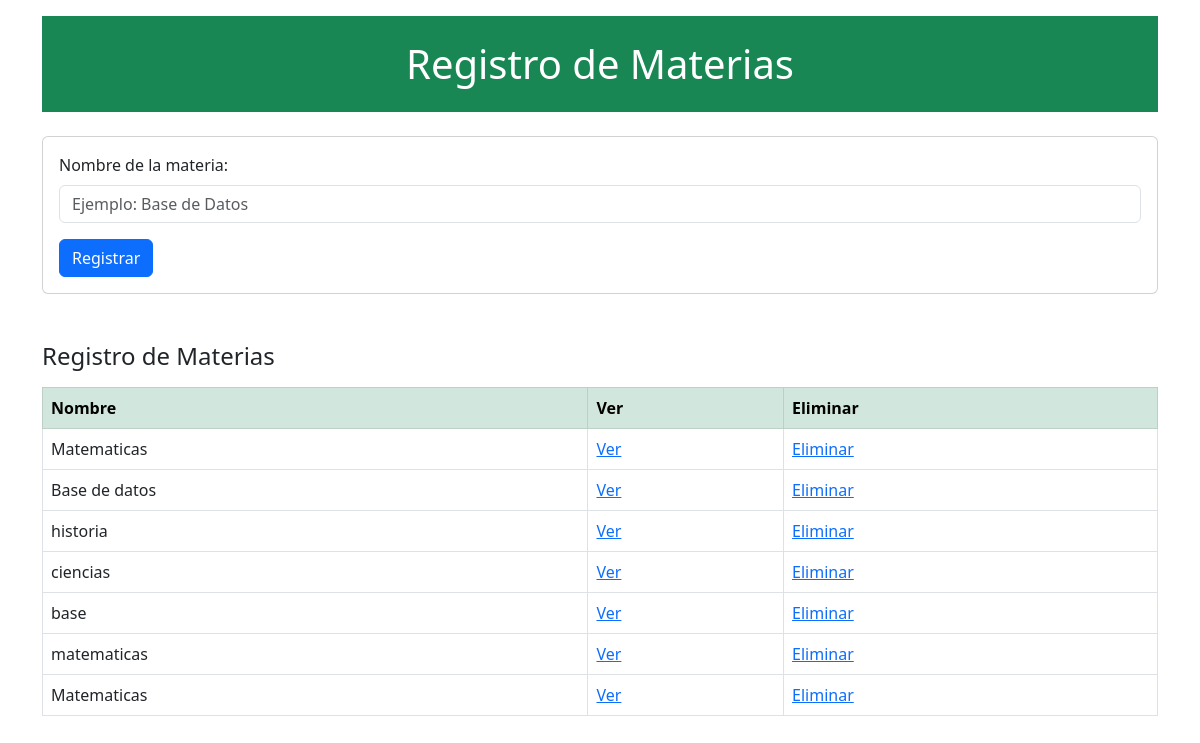
The page /bienvenido.php (signed in) on the database as committed earlier.
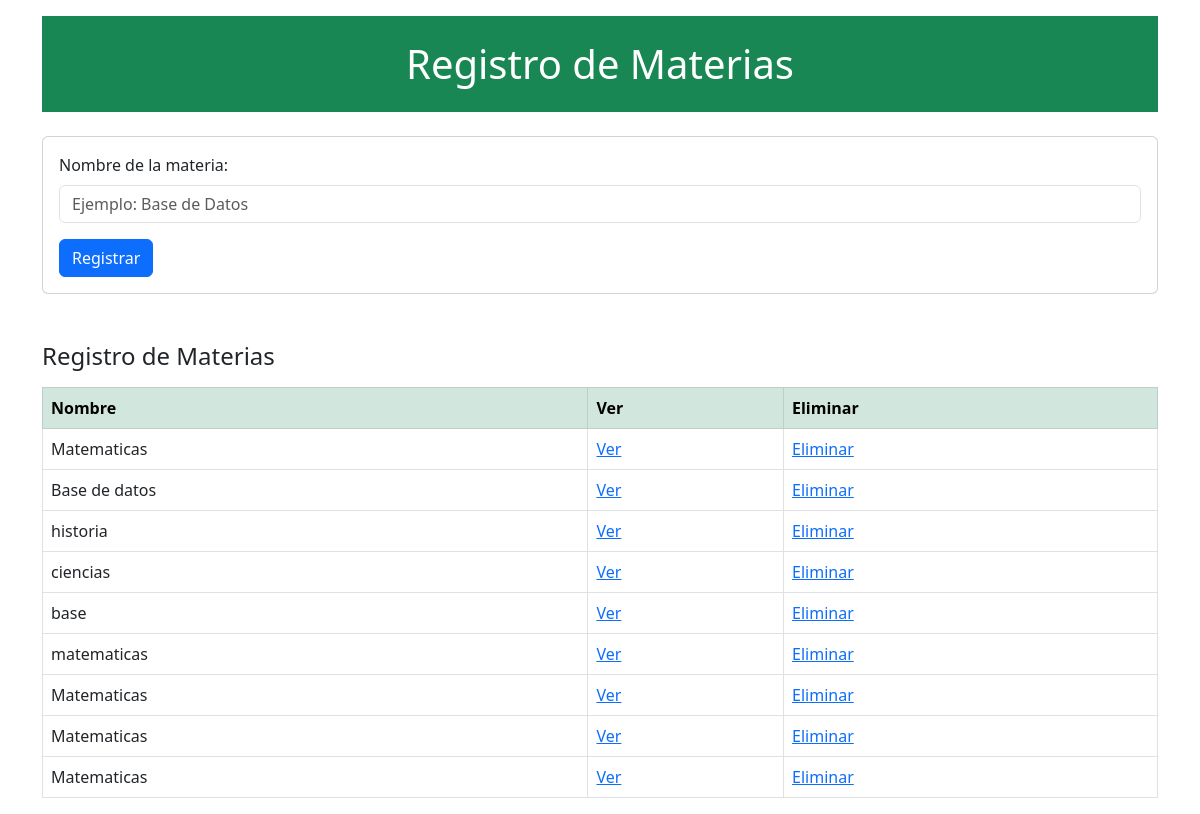
The same page on the database as committed later.
### tables this page shows
CREATE TABLE `materia` (
  `id_materia` int(11) NOT NULL,
  `nombre_materia` varchar(100) DEFAULT NULL,
  `id_usuario` int(11) DEFAULT NULL
);

### bienvenido.php (the view, shortened to what this page needs)
<?php if (isset($_SESSION["id_usuario"])): ?>
    <?php
    include 'conexion.php';
    $id_usuario = intval($_SESSION["id_usuario"]);
    $sql = "SELECT id_materia, nombre_materia FROM materia WHERE id_usuario = $id_usuario";
    $resultado = $conn->query($sql);
    $materias = [];
    if ($resultado && $resultado->num_rows > 0) {
        while ($fila = $resultado->fetch_assoc()) {
            $materias[] = $fila;
        }
    }
    ?>
    <!DOCTYPE html>
    <html lang="es">
    <head>
        <link href="https://cdn.jsdelivr.net/npm/bootstrap@5.3.0/dist/css/bootstrap.min.css" rel="stylesheet">
    </head>
    <body>
    <div class="container mt-3">
        <h1 class="text-center bg-success text-white py-4 w-100 m-0">Registro de Materias</h1>
        <div class="card mt-4">
            <div class="card-body">
                <form action="guardar_materia.php" method="POST">
                    <div class="mb-3">
                        <label for="nombre" class="form-label">Nombre de la materia:</label>
                        <input type="text" id="nombre" class="form-control" name="nombre" placeholder="Ejemplo: Base de Datos" required>
                    </div>
                    <button type="submit" class="btn btn-primary">Registrar</button>
                </form>
            </div>
        </div>
        <div class="mt-5">
            <h4 class="mb-3">Registro de Materias</h4>
            <?php if (count($materias) > 0): ?>
                <table class="table table-bordered">
                    <thead class="table-success">
                    <tr>
                        <th>Nombre</th>
                        <th>Ver</th>
                        <th>Eliminar</th>
                    </tr>
                    </thead>
                    <tbody>
                    <?php foreach ($materias as $materia): ?>
                        <tr>
                            <td><?= htmlspecialchars($materia["nombre_materia"]) ?></td>
                            <td>
                                <a href="actividades.php?id_materia=<?= $materia["id_materia"] ?>">Ver</a>
                            </td>
                            <td>
                                <a href="eliminar_materia.php?id=<?= $materia["id_materia"] ?>" onclick="return confirm('¿Seguro que quieres eliminar esta materia?');">Eliminar</a>
                            </td>
                        </tr>
                    <?php endforeach; ?>
                    </tbody>
                </table>
            <?php else: ?>
                <div class="alert alert-info">No hay materias registradas para este usuario.</div>
            <?php endif; ?>
        </div>
    </div>
    </body>
    </html>
<?php else: ?>
    <p class="alert alert-warning text-center">Sesión no iniciada</p>
<?php endif; ?>

Rows that differ between the two databases and show on the page:
added materia: nombre_materia "Matematicas"
added materia: nombre_materia "Matematicas"
